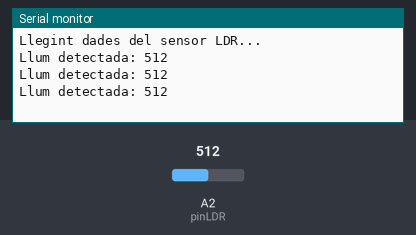
Bench run of a sketch on a simulated Arduino Uno, built with avr-gcc and run on an emulated ATmega328P. Parts: the last lines printed to the serial monitor. Inputs (shaded band) come from the test bench; at power-on: A2 (pinLDR) = 512.

Above: at 2.2 s.
2.3 s: A2 (pinLDR) set to 716
At 2.9 s:
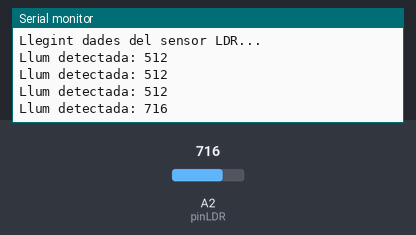
3.8 s: A2 (pinLDR) set to 900
At 4.4 s:
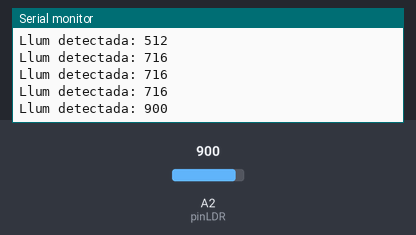
Timing chart, 0 to 6.8 s (numbered marks = the images above; inputs shaded):
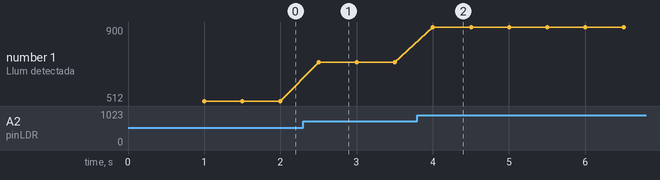

Measured:
- after the input at 2.3 s, the serial monitor: prints a new line after 0.20 s (image 1)
- after the input at 3.8 s, the serial monitor: prints a new line after 0.20 s (image 2)
- plotted number 1: 512 → 716 after the input at 2.3 s, 716 → 900 after the input at 3.8 s

The sketch:

sensor.ino
```cpp
const int pinLDR = 2;

void setup() {
  // Inicialitzem la comunicació sèrie a 115200 baudios
  Serial.begin(115200);
  delay(1000);
  Serial.println("Llegint dades del sensor LDR...");
}

void loop() {
  // Llegim el valor analògic (de 0 a 4095)
  int valor = analogRead(pinLDR);

  // Mostrem el valor pel Monitor Sèrie
  Serial.print("Llum detectada: ");
  Serial.println(valor);

  // Esperem 500ms per no col·lapsar la pantalla
  delay(500);
}
```
